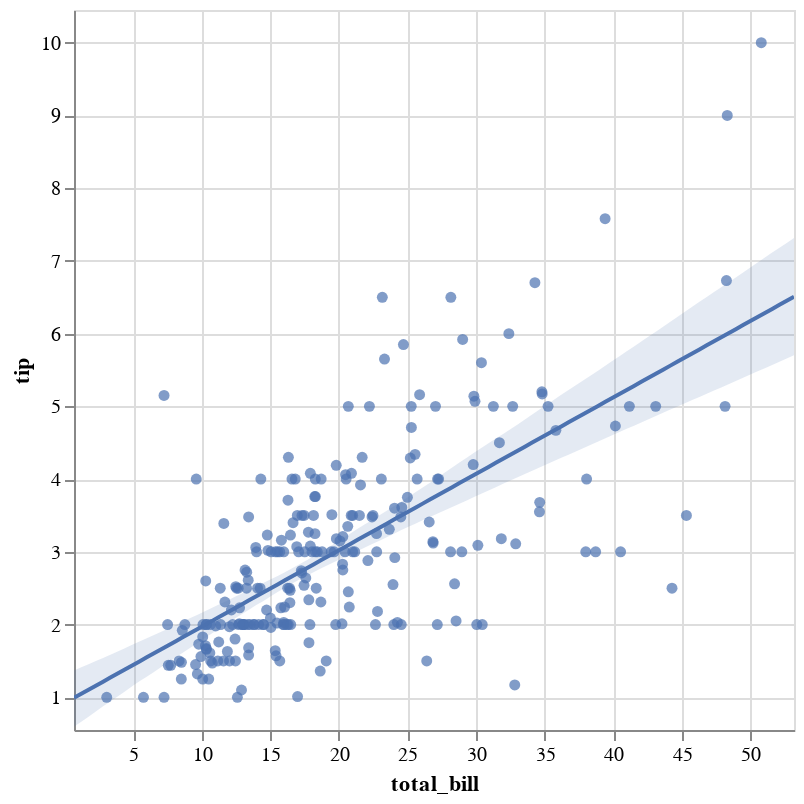

Here is the notebook cell this chart was saved with:
### Code cell
display(salt.lmplot(x="total_bill", y="tip", data=tips))
g = sns.lmplot(x="total_bill", y="tip", data=tips)

### Figure 1 — Vega-Lite specification as saved in the notebook (floating-point values rounded to 4 significant figures; data arrays with more than 128 entries replaced by an {"elided": "..."} marker saying what was removed)
{"$schema": "https://vega.github.io/schema/vega-lite/v2.4.1.json", "config": {"view": {"height": 300, "width": 400}}, "height": 360, "layer": [{"data": {"values": {"elided": "244 records"}}, "encoding": {"color": {"value": "rgba(76.0,114.0,176.0,1)"}, "x": {"axis": {"title": "total_bill"}, "field": "total_bill", "scale": {"domain": [0.683, 53.2], "nice": false}, "type": "quantitative"}, "y": {"axis": {"title": "tip"}, "field": "tip", "scale": {"domain": [0.55, 10.45], "nice": false}, "type": "quantitative"}}, "mark": {"clip": true, "type": "circle"}}, {"data": {"values": [{"x": 0.683, "y": 0.992}, {"x": 1.213, "y": 1.048}, {"x": 1.744, "y": 1.103}, {"x": 2.274, "y": 1.159}, {"x": 2.805, "y": 1.215}, {"x": 3.335, "y": 1.271}, {"x": 3.866, "y": 1.326}, {"x": 4.396, "y": 1.382}, {"x": 4.927, "y": 1.438}, {"x": 5.457, "y": 1.493}, {"x": 5.987, "y": 1.549}, {"x": 6.518, "y": 1.605}, {"x": 7.048, "y": 1.661}, {"x": 7.579, "y": 1.716}, {"x": 8.109, "y": 1.772}, {"x": 8.64, "y": 1.828}, {"x": 9.17, "y": 1.883}, {"x": 9.701, "y": 1.939}, {"x": 10.23, "y": 1.995}, {"x": 10.76, "y": 2.05}, {"x": 11.29, "y": 2.106}, {"x": 11.82, "y": 2.162}, {"x": 12.35, "y": 2.218}, {"x": 12.88, "y": 2.273}, {"x": 13.41, "y": 2.329}, {"x": 13.94, "y": 2.385}, {"x": 14.47, "y": 2.44}, {"x": 15.01, "y": 2.496}, {"x": 15.54, "y": 2.552}, {"x": 16.07, "y": 2.608}, {"x": 16.6, "y": 2.663}, {"x": 17.13, "y": 2.719}, {"x": 17.66, "y": 2.775}, {"x": 18.19, "y": 2.83}, {"x": 18.72, "y": 2.886}, {"x": 19.25, "y": 2.942}, {"x": 19.78, "y": 2.998}, {"x": 20.31, "y": 3.053}, {"x": 20.84, "y": 3.109}, {"x": 21.37, "y": 3.165}, {"x": 21.9, "y": 3.22}, {"x": 22.43, "y": 3.276}, {"x": 22.96, "y": 3.332}, {"x": 23.49, "y": 3.388}, {"x": 24.02, "y": 3.443}, {"x": 24.55, "y": 3.499}, {"x": 25.08, "y": 3.555}, {"x": 25.61, "y": 3.61}, {"x": 26.14, "y": 3.666}, {"x": 26.67, "y": 3.722}, {"x": 27.21, "y": 3.777}, {"x": 27.74, "y": 3.833}, {"x": 28.27, "y": 3.889}, {"x": 28.8, "y": 3.945}, {"x": 29.33, "y": 4.0}, {"x": 29.86, "y": 4.056}, {"x": 30.39, "y": 4.112}, {"x": 30.92, "y": 4.167}, {"x": 31.45, "y": 4.223}, {"x": 31.98, "y": 4.279}, {"x": 32.51, "y": 4.335}, {"x": 33.04, "y": 4.39}, {"x": 33.57, "y": 4.446}, {"x": 34.1, "y": 4.502}, {"x": 34.63, "y": 4.557}, {"x": 35.16, "y": 4.613}, {"x": 35.69, "y": 4.669}, {"x": 36.22, "y": 4.725}, {"x": 36.75, "y": 4.78}, {"x": 37.28, "y": 4.836}, {"x": 37.81, "y": 4.892}, {"x": 38.34, "y": 4.947}, {"x": 38.88, "y": 5.003}, {"x": 39.41, "y": 5.059}, {"x": 39.94, "y": 5.115}, {"x": 40.47, "y": 5.17}, {"x": 41.0, "y": 5.226}, {"x": 41.53, "y": 5.282}, {"x": 42.06, "y": 5.337}, {"x": 42.59, "y": 5.393}, {"x": 43.12, "y": 5.449}, {"x": 43.65, "y": 5.504}, {"x": 44.18, "y": 5.56}, {"x": 44.71, "y": 5.616}, {"x": 45.24, "y": 5.672}, {"x": 45.77, "y": 5.727}, {"x": 46.3, "y": 5.783}, {"x": 46.83, "y": 5.839}, {"x": 47.36, "y": 5.894}, {"x": 47.89, "y": 5.95}, {"x": 48.42, "y": 6.006}, {"x": 48.95, "y": 6.062}, {"x": 49.48, "y": 6.117}, {"x": 50.01, "y": 6.173}, {"x": 50.54, "y": 6.229}, {"x": 51.08, "y": 6.284}, {"x": 51.61, "y": 6.34}, {"x": 52.14, "y": 6.396}, {"x": 52.67, "y": 6.452}, {"x": 53.2, "y": 6.507}]}, "encoding": {"color": {"value": "rgba(76.0,114.0,176.0,1)"}, "x": {"field": "x", "scale": {"domain": [0.683, 53.2], "nice": false}, "type": "quantitative"}, "y": {"field": "y", "scale": {"domain": [0.55, 10.45], "nice": false}, "type": "quantitative"}}, "mark": {"clip": true, "type": "line"}}, {"data": {"values": [{"x": 0.683, "y1": 0.5962, "y2": 1.367}, {"x": 1.213, "y1": 0.6643, "y2": 1.412}, {"x": 1.744, "y1": 0.7336, "y2": 1.456}, {"x": 2.274, "y1": 0.8044, "y2": 1.499}, {"x": 2.805, "y1": 0.8751, "y2": 1.541}, {"x": 3.335, "y1": 0.9435, "y2": 1.586}, {"x": 3.866, "y1": 1.012, "y2": 1.63}, {"x": 4.396, "y1": 1.08, "y2": 1.675}, {"x": 4.927, "y1": 1.151, "y2": 1.721}, {"x": 5.457, "y1": 1.221, "y2": 1.766}, {"x": 5.987, "y1": 1.284, "y2": 1.812}, {"x": 6.518, "y1": 1.349, "y2": 1.855}, {"x": 7.048, "y1": 1.418, "y2": 1.9}, {"x": 7.579, "y1": 1.483, "y2": 1.947}, {"x": 8.109, "y1": 1.55, "y2": 1.993}, {"x": 8.64, "y1": 1.615, "y2": 2.041}, {"x": 9.17, "y1": 1.681, "y2": 2.089}, {"x": 9.701, "y1": 1.746, "y2": 2.135}, {"x": 10.23, "y1": 1.816, "y2": 2.183}, {"x": 10.76, "y1": 1.882, "y2": 2.231}, {"x": 11.29, "y1": 1.946, "y2": 2.279}, {"x": 11.82, "y1": 2.014, "y2": 2.325}, {"x": 12.35, "y1": 2.076, "y2": 2.374}, {"x": 12.88, "y1": 2.137, "y2": 2.425}, {"x": 13.41, "y1": 2.199, "y2": 2.473}, {"x": 13.94, "y1": 2.264, "y2": 2.521}, {"x": 14.47, "y1": 2.32, "y2": 2.57}, {"x": 15.01, "y1": 2.384, "y2": 2.618}, {"x": 15.54, "y1": 2.446, "y2": 2.666}, {"x": 16.07, "y1": 2.507, "y2": 2.719}, {"x": 16.6, "y1": 2.565, "y2": 2.774}, {"x": 17.13, "y1": 2.619, "y2": 2.828}, {"x": 17.66, "y1": 2.67, "y2": 2.885}, {"x": 18.19, "y1": 2.723, "y2": 2.941}, {"x": 18.72, "y1": 2.773, "y2": 3.003}, {"x": 19.25, "y1": 2.823, "y2": 3.063}, {"x": 19.78, "y1": 2.87, "y2": 3.125}, {"x": 20.31, "y1": 2.918, "y2": 3.188}, {"x": 20.84, "y1": 2.965, "y2": 3.25}, {"x": 21.37, "y1": 3.013, "y2": 3.316}, {"x": 21.9, "y1": 3.06, "y2": 3.377}, {"x": 22.43, "y1": 3.107, "y2": 3.439}, {"x": 22.96, "y1": 3.152, "y2": 3.502}, {"x": 23.49, "y1": 3.199, "y2": 3.564}, {"x": 24.02, "y1": 3.249, "y2": 3.627}, {"x": 24.55, "y1": 3.298, "y2": 3.692}, {"x": 25.08, "y1": 3.343, "y2": 3.758}, {"x": 25.61, "y1": 3.389, "y2": 3.824}, {"x": 26.14, "y1": 3.436, "y2": 3.889}, {"x": 26.67, "y1": 3.481, "y2": 3.955}, {"x": 27.21, "y1": 3.526, "y2": 4.02}, {"x": 27.74, "y1": 3.571, "y2": 4.091}, {"x": 28.27, "y1": 3.616, "y2": 4.159}, {"x": 28.8, "y1": 3.661, "y2": 4.227}, {"x": 29.33, "y1": 3.707, "y2": 4.294}, {"x": 29.86, "y1": 3.754, "y2": 4.361}, {"x": 30.39, "y1": 3.8, "y2": 4.428}, {"x": 30.92, "y1": 3.844, "y2": 4.493}, {"x": 31.45, "y1": 3.889, "y2": 4.557}, {"x": 31.98, "y1": 3.935, "y2": 4.62}, {"x": 32.51, "y1": 3.981, "y2": 4.684}, {"x": 33.04, "y1": 4.025, "y2": 4.752}, {"x": 33.57, "y1": 4.072, "y2": 4.819}, {"x": 34.1, "y1": 4.116, "y2": 4.887}, {"x": 34.63, "y1": 4.16, "y2": 4.955}, {"x": 35.16, "y1": 4.204, "y2": 5.023}, {"x": 35.69, "y1": 4.248, "y2": 5.091}, {"x": 36.22, "y1": 4.292, "y2": 5.159}, {"x": 36.75, "y1": 4.335, "y2": 5.226}, {"x": 37.28, "y1": 4.379, "y2": 5.29}, {"x": 37.81, "y1": 4.424, "y2": 5.355}, {"x": 38.34, "y1": 4.469, "y2": 5.42}, {"x": 38.88, "y1": 4.514, "y2": 5.487}, {"x": 39.41, "y1": 4.559, "y2": 5.555}, {"x": 39.94, "y1": 4.603, "y2": 5.622}, {"x": 40.47, "y1": 4.648, "y2": 5.69}, {"x": 41.0, "y1": 4.691, "y2": 5.757}, {"x": 41.53, "y1": 4.734, "y2": 5.825}, {"x": 42.06, "y1": 4.777, "y2": 5.892}, {"x": 42.59, "y1": 4.822, "y2": 5.96}, {"x": 43.12, "y1": 4.868, "y2": 6.027}, {"x": 43.65, "y1": 4.912, "y2": 6.095}, {"x": 44.18, "y1": 4.955, "y2": 6.163}, {"x": 44.71, "y1": 4.999, "y2": 6.231}, {"x": 45.24, "y1": 5.042, "y2": 6.3}, {"x": 45.77, "y1": 5.086, "y2": 6.369}, {"x": 46.3, "y1": 5.13, "y2": 6.437}, {"x": 46.83, "y1": 5.173, "y2": 6.504}, {"x": 47.36, "y1": 5.217, "y2": 6.571}, {"x": 47.89, "y1": 5.26, "y2": 6.638}, {"x": 48.42, "y1": 5.304, "y2": 6.705}, {"x": 48.95, "y1": 5.348, "y2": 6.772}, {"x": 49.48, "y1": 5.393, "y2": 6.839}, {"x": 50.01, "y1": 5.438, "y2": 6.908}, {"x": 50.54, "y1": 5.482, "y2": 6.977}, {"x": 51.08, "y1": 5.526, "y2": 7.046}, {"x": 51.61, "y1": 5.569, "y2": 7.115}, {"x": 52.14, "y1": 5.613, "y2": 7.181}, {"x": 52.67, "y1": 5.657, "y2": 7.247}, {"x": 53.2, "y1": 5.702, "y2": 7.314}]}, "encoding": {"color": {"value": "rgba(76.0,114.0,176.0,1)"}, "opacity": {"value": 0.15}, "x": {"field": "x", "scale": {"domain": [0.683, 53.2], "nice": false}, "type": "quantitative"}, "y": {"field": "y1", "scale": {"domain": [0.55, 10.45], "nice": false}, "type": "quantitative"}, "y2": {"field": "y2", "type": "quantitative"}}, "mark": {"clip": true, "type": "area"}}], "title": "", "width": 360}
